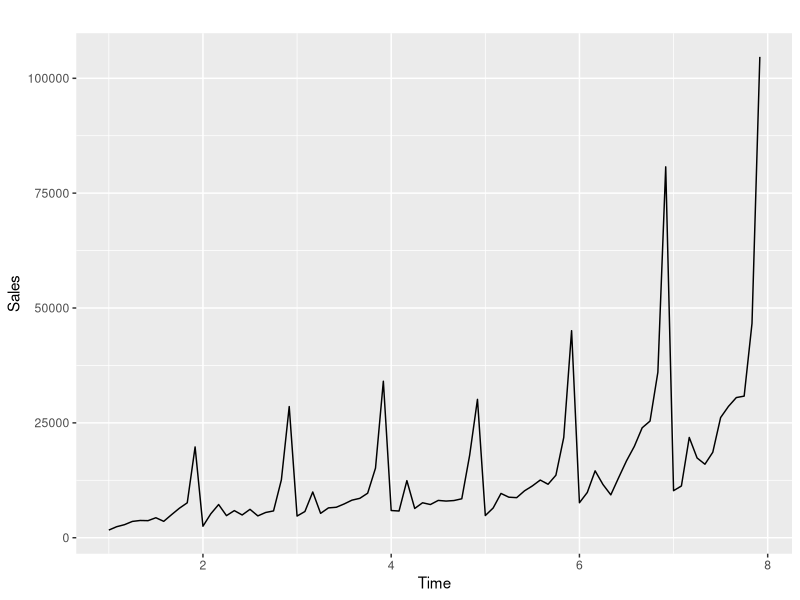
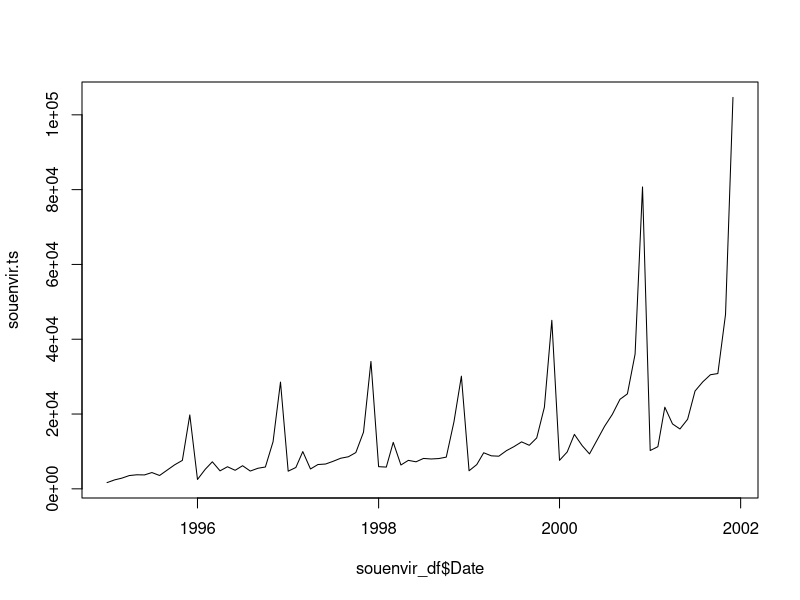

Recreate these plots in R, in order. (Note: this script raises an error after producing the figures.)
## Load libraries
library(forecast)
library(ggplot2)
library(lubridate)

## Read data from CSV and create a dataframe

# SouvenirSales.csv has data on sale every month for 6 years
souenvir_df<-read.csv("SouvenirSales.csv",header = TRUE)

# check to see it loaded properly:
head(souenvir_df)
summary(souenvir_df)

## Manipulate the dataframe (useful for forecasting tasks) 
# e.g. create timestamp column, split series into multiple sub-series, change aggregation level

# Change the DATE format
souenvir_df$Date = ymd(paste(souenvir_df$Date))

## Define ts object
souenvir.ts <- ts(souenvir_df$Sales, start = c(1,1), freq = 12)  
# this example uses 1 year as cycle. Every year has 12 periods;  start is on period 1 of month 1. 


autoplot(souenvir.ts, xlab = "Time", ylab = "Sales")
# useful for a quick view of the time series. You can replace autoplot() with plot()
# to create a time plot with meaningful DATE-TIME on x-axis (type=͟l means  line chart):
plot(x=souenvir_df$Date,y=souenvir.ts, type="l")

plot(x=souenvir_df$Date,y=valid.ts, type="l")

## Partition the time series into training and validation 
valid.ts <- subset(souenvir.ts, start = length(souenvir.ts) - 12 +1) #extracts last week of data
train.ts <- subset(souenvir.ts, end = length(souenvir.ts) - length(valid.ts))



#naive
nValid <- length(valid.ts)
fit <- naive(train.ts, h=nValid)
validNaiveF <- fit$mean
validNaiveE <- valid.ts - fit$mean
trainNaiveF <- fit$fitted
trainNaiveE <- fit$residuals
#snaive
nValid <- length(valid.ts)
fit <- snaive(train.ts, h=nValid) #h= number of time want to forecast
validSnaiveF <- fit$mean
validSnaiveE <- valid.ts - fit$mean
trainSnaiveF <- fit$fitted
trainSnaiveE <- fit$residuals

## Performance Measures

#Compute performance measures (RMSE, MAPE, etc.) for the training and validation periods 
accuracy(fit,valid.ts)
accuracy(fit,valid.ts)
## Performance Charts
#hist of validNaiveE
hist(validNaiveE,breaks = 12)
qplot(validNaiveE, geom="histogram",main='validNaiveE',col=I('white') )
qplot(validSnaiveE, geom="histogram",main='validSnaiveE',col=I('white') )

# Actual & forecasted series
autoplot(souenvir.ts, series='Data') +
  autolayer(trainSnaiveF, series='Snaïve') +
  autolayer(validSnaiveF, series='Snaïve', linetype = 'dashed') +
  ggtitle("Actuals & Forecasts") +
  xlab("Time") + ylab("Souenvir Sales") +
  guides(colour=guide_legend(title="Series")) +
  scale_color_manual(values=c(Data="black", Snaïve="blue"))


# Forecast errors series (training and validation)
autoplot(trainNaiveE, series='Naïve')+
  autolayer(validNaiveE, series='Naïve', linetype = 'dashed') +
  autolayer(validSnaiveE, series='SeasonalNaïve', linetype = 'dashed') +
  autolayer(trainSnaiveE, series='SeasonalNaïve') +
  ggtitle("Forecast Errors") +
  xlab("Time") + ylab("Soivenir Sales") +
  guides(colour=guide_legend(title="Series")) +
  scale_color_manual(values=c(Naïve="blue", SeasonalNaïve="red"))


# Combine all series and export to CSV (e.g., for plotting in Tableau)

perf <-  cbind(naive.fitted = c(trainNaiveF, validNaiveF),
               naive.errors = c(trainNaiveE, validNaiveE),
               snaive.fitted = c(trainSnaiveF, validSnaiveF),
               snaive.errors = c(trainSnaiveE, validSnaiveE))
perform <- cbind2(souenvir_df, perf)     
write.csv(perform, file="souenvir.csv", na = "")





